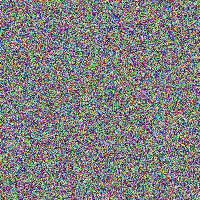
#> input picture dummy3.jpg, 200 x 200 px
$ python -i evasion_detector.py   (imports and definitions only)
#> lines starting #> are read from the running program, lines starting #| are printed output that depends on the picture
"""
detection/evasion_detector.py
Identifies adversarial attempts to bypass forensic systems, such as:
- Metadata stripping
- Screenshot bypass
- Adversarial noise injection
- Recompression obfuscation
"""
from PIL import Image, ExifTags
import numpy as np
import cv2


class EvasionDetector:
    def __init__(self):
        # Common social media and screen resolutions to flag screenshots
        self.screenshot_dims = {(1170, 2532), (1080, 2340), (1284, 2778), (1290, 2796), (1080, 1920)}

    def detect_metadata_stripping(self, image: Image.Image) -> float:
        """
        Original camera photos contain EXIF data.
        Attackers routinely strip this using ExifTool or WhatsApp compression.
        """
        try:
            exif = image.getexif()
            if not exif:
                return 1.0  # Completely stripped
            if len(exif.keys()) < 3:
                return 0.8  # Heavily stripped (Suspicious)
            return 0.0
        except Exception:
            return 1.0

    def detect_screenshot_artifacts(self, image: Image.Image) -> float:
        """
        Checks if the image resolution perfectly matches known device screens,
        a common way to launder a deepfake (play it on screen, screenshot it).
        """
        w, h = image.size
        # Also check inverted for landscape
        if (w, h) in self.screenshot_dims or (h, w) in self.screenshot_dims:
            return 0.9  # High likelihood of screenshot

        # Check aspect ratios typical of mobile screenshots (e.g. 19.5:9)
        aspect = max(w, h) / min(w, h)
        if 2.1 < aspect < 2.2:
            return 0.7  # Suspicious aspect ratio

        return 0.0

    def detect_adversarial_noise(self, image_np: np.ndarray) -> float:
        """
        Looking for high-frequency, unstructured adversarial perturbations
        designed to confuse CNNs (FGSM, PGD attacks).
        """
        gray = cv2.cvtColor(image_np, cv2.COLOR_BGR2GRAY)

        # FFT to analyze high frequency components
        f = np.fft.fft2(gray)
        fshift = np.fft.fftshift(f)
        magnitude_spectrum = 20 * np.log(np.abs(fshift) + 1)

        # In natural images, high frequencies decay rapidly.
        # Adversarial noise often injects strange energy into the high-freq spectrum.
        h, w = gray.shape
        cy, cx = h // 2, w // 2
        # Mask out low and mid frequencies (radius = 0.8 * min(cx, cy))
        r = int(0.8 * min(cx, cy))
        y, x = np.ogrid[-cy:h-cy, -cx:w-cx]
        mask = x*x + y*y >= r*r

        high_freq_energy = np.mean(magnitude_spectrum[mask])

        # Modern smartphones apply heavy computational sharpening, raising this baseline
        # Only flag if it's astronomically high (classic FGSM/PGD attacks hit >> 300)
        if high_freq_energy > 250.0:
            return 0.95  # Detected aggressive noise attack
        elif high_freq_energy > 180.0:
            return 0.60

        return 0.0

    def analyze(self, image: Image.Image) -> dict:
        """
        Run the full evasion detection sweep.
        """
        image_np = np.array(image.convert("RGB"))[:, :, ::-1]

        meta_score = self.detect_metadata_stripping(image)
        screen_score = self.detect_screenshot_artifacts(image)
        adv_score = self.detect_adversarial_noise(image_np)

        signals = []
        if meta_score > 0.8:
            signals.append("Evasion: EXIF metadata completely stripped.")
        if screen_score > 0.6:
            signals.append("Evasion: Image dimensions strongly indicate a mobile screenshot bypass.")
        if adv_score > 0.8:
            signals.append("Evasion: Aggressive high-frequency adversarial noise detected.")

        # Overall evasion risk. High meta_score isn't definitive proof of fake natively
        # (WhatsApp strips EXIF too), but combined with other factors it acts as a multiplier.
        evasion_risk = max(meta_score * 0.4, screen_score * 0.7, adv_score * 0.9)

        return {
            "evasion_risk": evasion_risk,
            "metadata_stripped": meta_score > 0.8,
            "screenshot_detected": screen_score > 0.6,
            "adversarial_noise": adv_score > 0.8,
            "signals": signals
        }

evasion_detector = EvasionDetector()

>>> from PIL import Image
>>> picture = Image.open('../dummy3.jpg')
#> picture is the input picture: PIL image 200x200 RGB; mean R, G, B 127.5, 127.1, 127.1
>>> result = EvasionDetector().analyze(picture)
#> in analyze, `meta_score = self.detect_metadata_stripping(image)`: meta_score = 1
#> in analyze, `screen_score = self.detect_screenshot_artifacts(image)`: screen_score = 0
#> in detect_adversarial_noise, `gray = cv2.cvtColor(image_np, cv2.COLOR_BGR2GRAY)`:
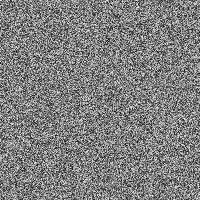
#> gray: shape (200, 200); min 2, max 254, mean 127.2
#> in detect_adversarial_noise, `magnitude_spectrum = 20 * np.log(np.abs(fshift) + 1)`:
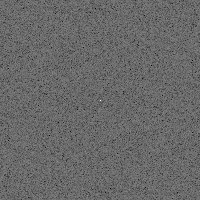
#> magnitude_spectrum: shape (200, 200) float64; min 87.18, max 308.9, mean 178.5; drawn with min black and max white
#> in detect_adversarial_noise, `high_freq_energy = np.mean(magnitude_spectrum[mask])`: high_freq_energy = 178.6
#> in analyze, `adv_score = self.detect_adversarial_noise(image_np)`: adv_score = 0
#> in analyze, `evasion_risk = max(meta_score * 0.4, screen_score * 0.7, adv_score * 0..`: evasion_risk = 0.4
#> result = 5 items

$ run again, on dummy4.jpg
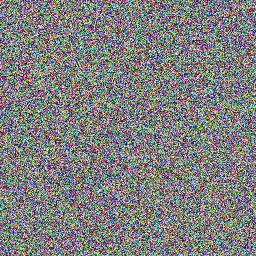
#> input picture dummy4.jpg, 256 x 256 px
#> picture is the input picture: PIL image 256x256 RGB; mean R, G, B 126.9, 127.2, 127
#> meta_score = 1
#> screen_score = 0
#> in detect_adversarial_noise, `gray = cv2.cvtColor(image_np, cv2.COLOR_BGR2GRAY)`:
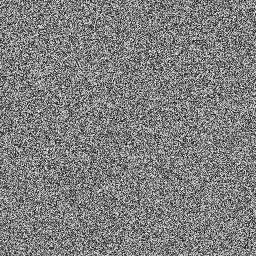
#> gray: shape (256, 256); min 0, max 254, mean 127.1
#> in detect_adversarial_noise, `magnitude_spectrum = 20 * np.log(np.abs(fshift) + 1)`:
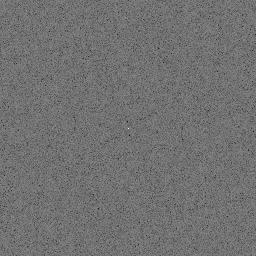
#> magnitude_spectrum: shape (256, 256) float64; min 74.66, max 318.7, mean 183.4; drawn with min black and max white
#> high_freq_energy = 183.6
#> adv_score = 0.6
#> evasion_risk = 0.54
#> result = 5 items
